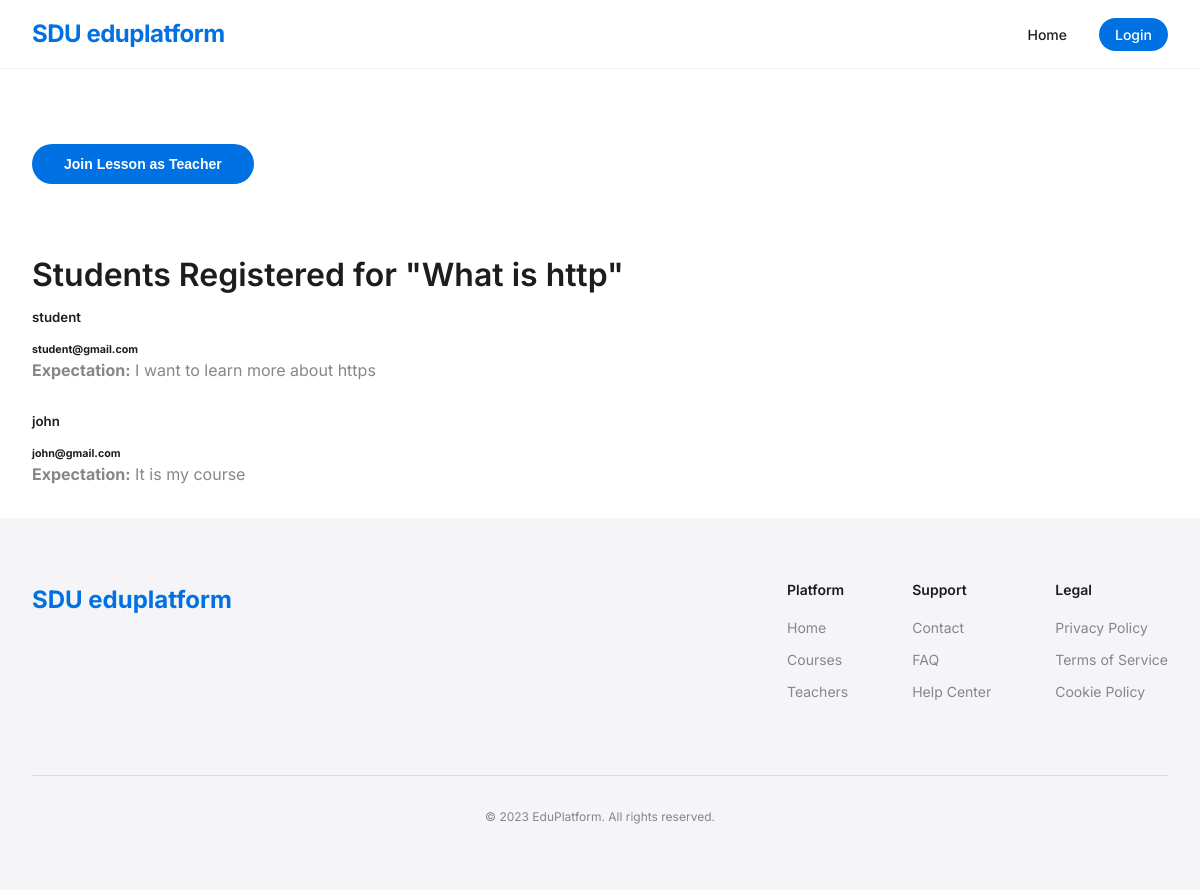
/students_list/1/1, run on the app's committed database.
### core/models.py (models this page shows, shortened)
class Session(models.Model):
    DAYS_OF_WEEK = [
        ('Monday', 'Monday'),
        ('Tuesday', 'Tuesday'),
        ('Wednesday', 'Wednesday'),
        ('Thursday', 'Thursday'),
        ('Friday', 'Friday'),
        ('Saturday', 'Saturday'),
        ('Sunday', 'Sunday'),
    ]
    TIME_SLOTS = [
        ('08:00 - 09:00', '08:00 - 09:00'),
        ('09:00 - 10:00', '09:00 - 10:00'),
        ('10:00 - 11:00', '10:00 - 11:00'),
        ('11:00 - 12:00', '11:00 - 12:00'),
        ('13:00 - 14:00', '13:00 - 14:00'),
        ('14:00 - 15:00', '14:00 - 15:00'),
        ('15:00 - 16:00', '15:00 - 16:00'),
        ('16:00 - 17:00', '16:00 - 17:00'),
    ]
    STATUS_CHOICES = [
        ('Available', 'Available'),
        ('Booked', 'Booked'),
    ]
    topic = models.CharField(max_length=100)
    description = models.TextField()
    teacher = models.ForeignKey(Teacher, on_delete=models.CASCADE, related_name='sessions')
    day = models.CharField(max_length=10, choices=DAYS_OF_WEEK)
    time_slot = models.CharField(max_length=20, choices=TIME_SLOTS)  # Using predefined 24-hour format slots
    status = models.CharField(max_length=10, choices=STATUS_CHOICES, default='Available')

class BookedSession(models.Model):
    session = models.ForeignKey(Session, on_delete=models.CASCADE, related_name='booked_sessions')
    student = ForeignKey(User, on_delete=models.CASCADE, related_name='booked_students')
    expectation = models.TextField()

### core/views.py (the view)
# urls.py: path('students_list/<int:teacher_id>/<int:session_id>', views.students_list, name='students_list'),
def students_list(request, teacher_id, session_id):
    teacher = get_object_or_404(Teacher, pk=teacher_id)
    session = get_object_or_404(Session, pk=session_id)
    booked_sessions = BookedSession.objects.filter(session=session)
    students = [booking.student for booking in booked_sessions]
    context = {
        'teacher': teacher,
        'session': session,
        'booked_sessions': booked_sessions,
        'students': students,
        'name' : request.user.username,
        'room' : session.topic,
    }
    return render(request,'students_list.html', context)

### templates/students_list.html (shortened to what this page needs)
{% extends 'base.html' %}
{% block content %}
<div class="container my-5">
    <form id="joinForm">
        <button type="submit" class="cta-button">Join Lesson as Teacher</button>
    </form>
    <br><br><br>
    <h1 class="mb-4">Students Registered for "{{ session.topic }}"</h1>
    <div class="row">
        {% for booking in booked_sessions %}
            <div class="col-md-6 col-lg-4 mb-4">
                <div class="card shadow-sm">
                    <div class="card-body">
                        <h5 class="card-title">{{ booking.student.username }}</h5>
                        <h6 class="card-subtitle mb-2 text-muted">{{ booking.student.email }}</h6>
                        {% if booking.expectation %}
                            <p class="card-text"><strong>Expectation:</strong> {{ booking.expectation }}</p>
                        {% endif %}
                    </div>
                </div>
            </div>
        {% empty %}
            <div class="col-12">
                <div class="alert alert-info" role="alert">
                    No students have booked this session yet.
                </div>
            </div>
        {% endfor %}
    </div>
</div>
{% endblock %}

### static/styles.css (style rules this page uses)
* { margin: 0; padding: 0; box-sizing: border-box; }
:root { --primary-bg: #ffffff; --secondary-bg: #f5f5f7; --text-primary: #1d1d1f; --text-secondary: #86868b; --accent: #0071e3; --accent-light: #e8f4ff; --accent-dark: #004f9e; --error: #ff3b30; --success: #34c759; --warning: #ff9500; --border-light: rgba(0, 0, 0, 0.1); --border-medium: rgba(0, 0, 0, 0.15); --box-shadow: 0 4px 20px rgba(0, 0, 0, 0.08); --transition-fast: 0.2s ease; --transition-medium: 0.3s ease; --spacing-xs: 0.5rem; --spacing-sm: 1rem; --spacing-md: 2rem; --spacing-lg: 4rem; --spacing-xl: 8rem; --font-size-xs: 0.75rem; --font-size-sm: 0.875rem; --font-size-md: 1rem; --font-size-lg: 1.5rem; --font-size-xl: 2.5rem; --font-size-xxl: 3.5rem; --border-radius-sm: 6px; --border-radius-md: 10px; --border-radius-lg: 16px; }
html { font-size: 16px; scroll-behavior: smooth; -webkit-font-smoothing: antialiased; -moz-osx-font-smoothing: grayscale; }
body { font-family: 'Inter', -apple-system, BlinkMacSystemFont, sans-serif; color: var(--text-primary); background-color: var(--primary-bg); line-height: 1.5; min-height: 100vh; display: flex; flex-direction: column; }
h1, h2, h3, h4, h5 { font-weight: 600; line-height: 1.2; margin-bottom: var(--spacing-sm); }
p { margin-bottom: var(--spacing-md); color: var(--text-secondary); }
.container { width: 100%; max-width: 1200px; margin: 0 auto; padding: 0 var(--spacing-md); }
.cta-button { display: inline-block; background-color: var(--accent); color: white; padding: 0.75rem 2rem; border-radius: 30px; font-size: var(--font-size-sm); font-weight: 600; text-decoration: none; transition: background-color var(--transition-fast), transform var(--transition-fast); border: none; cursor: pointer; text-align: center; }

### data on the page
Session: topic "What is http"
BookedSession: student.username "student", student.email "student@gmail.com", expectation "I want to learn more about https"
BookedSession: student.username "john", student.email "john@gmail.com", expectation "It is my course"
